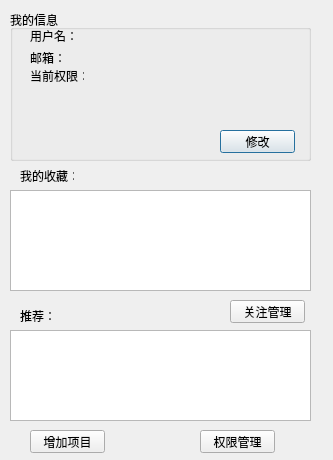
<?xml version="1.0" encoding="UTF-8"?>
<ui version="4.0">
 <class>UserDialog</class>
 <widget class="QDialog" name="UserDialog">
  <property name="geometry">
   <rect>
    <x>0</x>
    <y>0</y>
    <width>333</width>
    <height>460</height>
   </rect>
  </property>
  <property name="windowTitle">
   <string>Dialog</string>
  </property>
  <widget class="QGroupBox" name="groupBox">
   <property name="geometry">
    <rect>
     <x>10</x>
     <y>10</y>
     <width>301</width>
     <height>151</height>
    </rect>
   </property>
   <property name="title">
    <string>我的信息</string>
   </property>
   <widget class="QLabel" name="label">
    <property name="geometry">
     <rect>
      <x>20</x>
      <y>20</y>
      <width>54</width>
      <height>12</height>
     </rect>
    </property>
    <property name="text">
     <string>用户名：</string>
    </property>
   </widget>
   <widget class="QLabel" name="label_2">
    <property name="geometry">
     <rect>
      <x>90</x>
      <y>20</y>
      <width>54</width>
      <height>12</height>
     </rect>
    </property>
    <property name="text">
     <string/>
    </property>
   </widget>
   <widget class="QLabel" name="label_3">
    <property name="geometry">
     <rect>
      <x>20</x>
      <y>40</y>
      <width>41</width>
      <height>16</height>
     </rect>
    </property>
    <property name="text">
     <string>邮箱：</string>
    </property>
   </widget>
   <widget class="QLabel" name="label_4">
    <property name="geometry">
     <rect>
      <x>70</x>
      <y>40</y>
      <width>171</width>
      <height>16</height>
     </rect>
    </property>
    <property name="text">
     <string/>
    </property>
   </widget>
   <widget class="QLabel" name="label_5">
    <property name="geometry">
     <rect>
      <x>20</x>
      <y>60</y>
      <width>54</width>
      <height>12</height>
     </rect>
    </property>
    <property name="text">
     <string>当前权限：</string>
    </property>
   </widget>
   <widget class="QLabel" name="label_6">
    <property name="geometry">
     <rect>
      <x>20</x>
      <y>80</y>
      <width>131</width>
      <height>16</height>
     </rect>
    </property>
    <property name="text">
     <string/>
    </property>
   </widget>
   <widget class="QLabel" name="label_7">
    <property name="geometry">
     <rect>
      <x>20</x>
      <y>100</y>
      <width>131</width>
      <height>16</height>
     </rect>
    </property>
    <property name="text">
     <string/>
    </property>
   </widget>
   <widget class="QPushButton" name="pushButton">
    <property name="geometry">
     <rect>
      <x>210</x>
      <y>120</y>
      <width>75</width>
      <height>23</height>
     </rect>
    </property>
    <property name="text">
     <string>修改</string>
    </property>
   </widget>
  </widget>
  <widget class="QLabel" name="label_8">
   <property name="geometry">
    <rect>
     <x>20</x>
     <y>170</y>
     <width>54</width>
     <height>12</height>
    </rect>
   </property>
   <property name="text">
    <string>我的收藏：</string>
   </property>
  </widget>
  <widget class="QTableWidget" name="tableWidget">
   <property name="geometry">
    <rect>
     <x>10</x>
     <y>190</y>
     <width>301</width>
     <height>101</height>
    </rect>
   </property>
  </widget>
  <widget class="QLabel" name="label_9">
   <property name="geometry">
    <rect>
     <x>20</x>
     <y>310</y>
     <width>54</width>
     <height>12</height>
    </rect>
   </property>
   <property name="text">
    <string>推荐：</string>
   </property>
  </widget>
  <widget class="QTableWidget" name="tableWidget_2">
   <property name="geometry">
    <rect>
     <x>10</x>
     <y>330</y>
     <width>301</width>
     <height>91</height>
    </rect>
   </property>
  </widget>
  <widget class="QPushButton" name="pushButton_2">
   <property name="geometry">
    <rect>
     <x>230</x>
     <y>300</y>
     <width>75</width>
     <height>23</height>
    </rect>
   </property>
   <property name="text">
    <string>关注管理</string>
   </property>
  </widget>
  <widget class="QPushButton" name="pushButton_3">
   <property name="geometry">
    <rect>
     <x>30</x>
     <y>430</y>
     <width>75</width>
     <height>23</height>
    </rect>
   </property>
   <property name="text">
    <string>增加项目</string>
   </property>
  </widget>
  <widget class="QPushButton" name="pushButton_4">
   <property name="geometry">
    <rect>
     <x>200</x>
     <y>430</y>
     <width>75</width>
     <height>23</height>
    </rect>
   </property>
   <property name="text">
    <string>权限管理</string>
   </property>
  </widget>
 </widget>
 <resources/>
 <connections/>
</ui>
